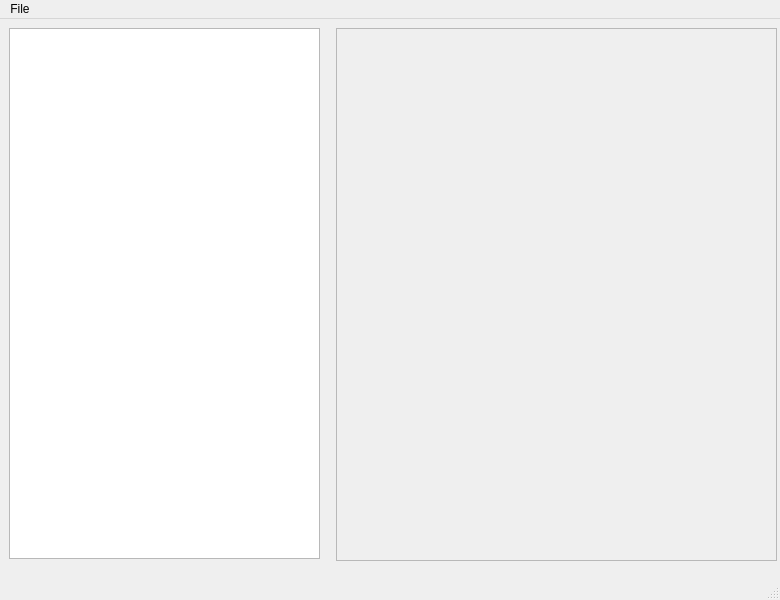
<?xml version="1.0" encoding="UTF-8"?>
<ui version="4.0">
 <class>MainWindow</class>
 <widget class="QMainWindow" name="MainWindow">
  <property name="geometry">
   <rect>
    <x>0</x>
    <y>0</y>
    <width>780</width>
    <height>600</height>
   </rect>
  </property>
  <property name="windowTitle">
   <string>MainWindow</string>
  </property>
  <widget class="QWidget" name="centralwidget">
   <widget class="QPlainTextEdit" name="xmlEdit">
    <property name="geometry">
     <rect>
      <x>9</x>
      <y>9</y>
      <width>311</width>
      <height>531</height>
     </rect>
    </property>
   </widget>
   <widget class="QFrame" name="rvizFrame">
    <property name="geometry">
     <rect>
      <x>336</x>
      <y>9</y>
      <width>441</width>
      <height>533</height>
     </rect>
    </property>
    <property name="frameShape">
     <enum>QFrame::StyledPanel</enum>
    </property>
    <property name="frameShadow">
     <enum>QFrame::Raised</enum>
    </property>
   </widget>
  </widget>
  <widget class="QMenuBar" name="menubar">
   <property name="geometry">
    <rect>
     <x>0</x>
     <y>0</y>
     <width>780</width>
     <height>27</height>
    </rect>
   </property>
   <widget class="QMenu" name="menuFile">
    <property name="title">
     <string>File</string>
    </property>
    <addaction name="actionExut"/>
   </widget>
   <addaction name="menuFile"/>
  </widget>
  <widget class="QStatusBar" name="statusbar"/>
  <action name="actionExut">
   <property name="text">
    <string>Exit</string>
   </property>
  </action>
 </widget>
 <resources/>
 <connections/>
</ui>
